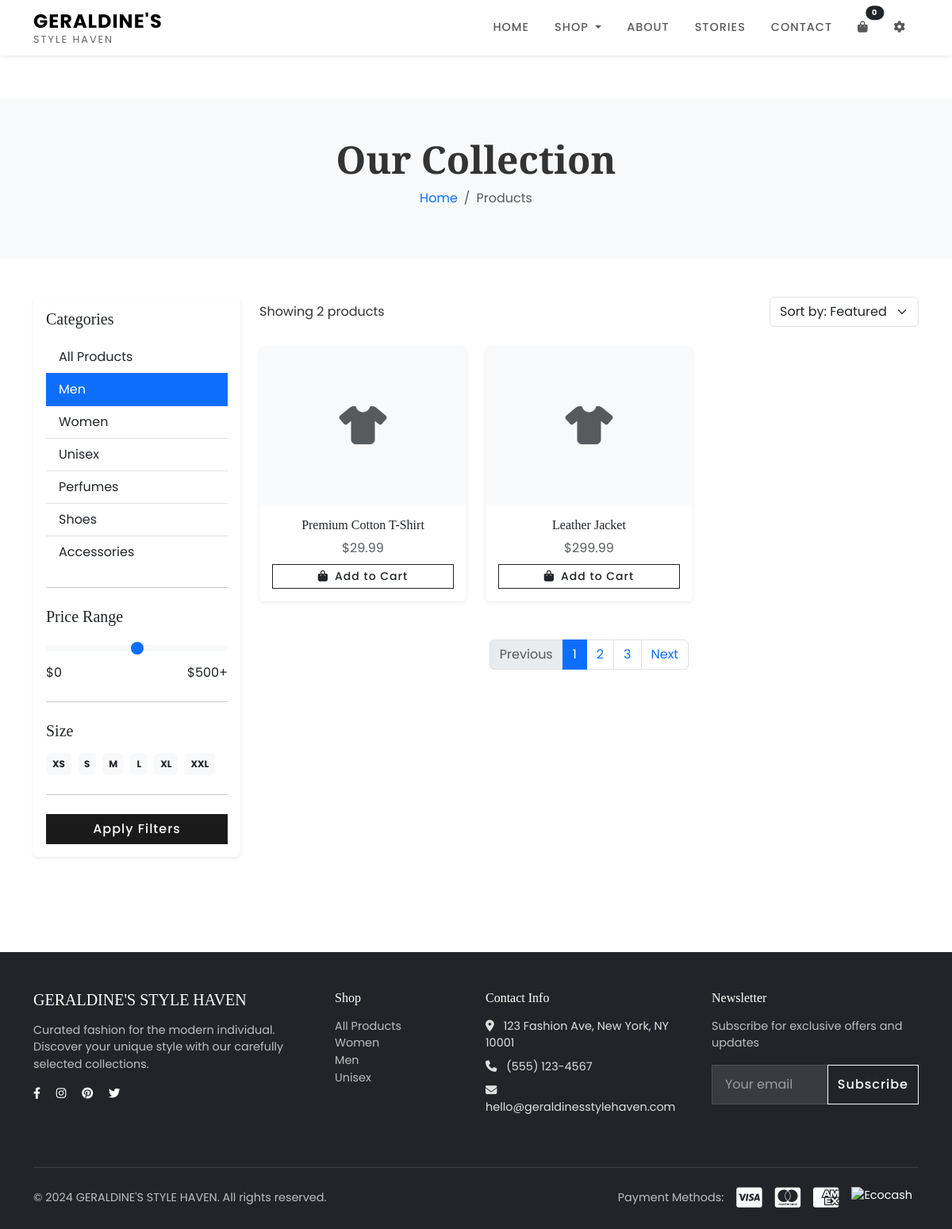
The app's page /products?category=Men with its own data.
### app.py (models this page shows, shortened)
class Product(db.Model):
    id = db.Column(db.Integer, primary_key=True)
    name = db.Column(db.String(100), nullable=False)
    price = db.Column(db.Float, nullable=False)
    description = db.Column(db.Text, nullable=False)
    category = db.Column(db.String(50), nullable=False)
    image = db.Column(db.String(200))
    sizes = db.Column(db.String(200))
    colors = db.Column(db.String(200))
    quantity = db.Column(db.Integer, default=0)
    in_stock = db.Column(db.Boolean, default=True)
    created_at = db.Column(db.DateTime, default=datetime.utcnow)

### app.py (the view)
@app.route('/products')
def products():
    category = request.args.get('category', 'all')
    if category and category != 'all':
        products = Product.query.filter_by(category=category).all()
    else:
        products = Product.query.all()
    categories = db.session.query(Product.category).distinct().all()
    categories = [c[0] for c in categories]
    return render_template('products.html', products=products, categories=categories, current_category=category)

### templates/products.html (shortened to what this page needs)
{% extends "base.html" %}
{% block content %}
<section class="bg-light py-5 mt-5">
    <div class="container">
        <div class="row">
            <div class="col-12 text-center">
                <h1 class="display-5 fw-bold">Our Collection</h1>
                <nav aria-label="breadcrumb">
                    <ol class="breadcrumb justify-content-center">
                        <li class="breadcrumb-item"><a href="{{ url_for('index') }}" class="text-decoration-none">Home</a></li>
                        <li class="breadcrumb-item active" aria-current="page">Products</li>
                    </ol>
                </nav>
            </div>
        </div>
    </div>
</section>
<section class="py-5">
    <div class="container">
        <div class="row">
            <div class="col-lg-3 mb-4">
                <div class="card border-0 shadow-sm">
                    <div class="card-body">
                        <h5 class="card-title mb-3">Categories</h5>
                        <div class="list-group list-group-flush">
                            <a href="{{ url_for('products') }}" class="list-group-item list-group-item-action {% if current_category == 'all' %}active{% endif %}">
                                All Products
                            </a>
                            {% for category in categories %}
                            <a href="{{ url_for('products') }}?category={{ category }}"
                               class="list-group-item list-group-item-action {% if current_category == category %}active{% endif %}">
                                {{ category }}
                            </a>
                            {% endfor %}
                        </div>
                        <hr class="my-4">
                        <h5 class="card-title mb-3">Price Range</h5>
                        <div class="mb-3">
                            <input type="range" class="form-range" min="0" max="500" step="10" id="priceRange">
                            <div class="d-flex justify-content-between">
                                <span>$0</span>
                                <span>$500+</span>
                            </div>
                        </div>
                        <hr class="my-4">
                        <h5 class="card-title mb-3">Size</h5>
                        <div class="d-flex flex-wrap gap-2">
                            <span class="badge bg-light text-dark p-2">XS</span>
                            <span class="badge bg-light text-dark p-2">S</span>
                            <span class="badge bg-light text-dark p-2">M</span>
                            <span class="badge bg-light text-dark p-2">L</span>
                            <span class="badge bg-light text-dark p-2">XL</span>
                            <span class="badge bg-light text-dark p-2">XXL</span>
                        </div>
                        <hr class="my-4">
                        <button class="btn btn-dark w-100">Apply Filters</button>
                    </div>
                </div>
            </div>
            <div class="col-lg-9">
                <div class="d-flex justify-content-between align-items-center mb-4">
                    <p class="mb-0">Showing {{ products|length }} products</p>
                    <select class="form-select w-auto">
                        <option>Sort by: Featured</option>
                    </select>
                </div>
                <div class="row g-4">
                    {% for product in products %}
                    <div class="col-md-6 col-lg-4">
                        <div class="product-card card h-100 border-0 shadow-sm {% if not product.in_stock %}opacity-75{% endif %}">
                            <div class="position-relative overflow-hidden">
                            </div>
                            <div class="card-body text-center">
                                <h6 class="card-title mb-2">{{ product.name }}</h6>
                                <p class="text-muted mb-2">${{ "%.2f"|format(product.price) }}</p>
                                {% if product.in_stock %}
                                <button class="btn btn-outline-dark btn-sm w-100" onclick="addToCart({{ product.id }})">
                                    <i class="fas fa-shopping-bag me-2"></i>Add to Cart
                                </button>
                                {% else %}
                                <button class="btn btn-secondary btn-sm w-100" disabled>
                                    <i class="fas fa-times-circle me-2"></i>Out of Stock
                                </button>
                                {% endif %}
                            </div>
                        </div>
                    </div>
                    {% endfor %}
                </div>
                <nav class="mt-5">
                    <ul class="pagination justify-content-center">
                        <li class="page-item disabled">
                            <a class="page-link" href="#" tabindex="-1">Previous</a>
                        </li>
                        <li class="page-item active"><a class="page-link" href="#">1</a></li>
                        <li class="page-item"><a class="page-link" href="#">2</a></li>
                        <li class="page-item"><a class="page-link" href="#">3</a></li>
                        <li class="page-item">
                            <a class="page-link" href="#">Next</a>
                        </li>
                    </ul>
                </nav>
            </div>
        </div>
    </div>
</section>
{% endblock %}

### static/css/style.css (style rules this page uses)
:root { --primary-color: #1a1a1a; --secondary-color: #f8f9fa; --accent-color: #c7a17a; --text-color: #333; --light-text: #666; }
body { font-family: 'Poppins', sans-serif; color: var(--text-color); padding-top: 76px; }
h1, h2, h3, h4, h5, h6 { font-family: 'Playfair Display', serif; }
.product-card { transition: all 0.3s ease; overflow: hidden; }
.product-card .position-relative { overflow: hidden; }
.btn { border-radius: 0; font-weight: 500; letter-spacing: 1px; transition: all 0.3s ease; }
.btn-dark { background-color: var(--primary-color); }

### records on screen
Product: name "Premium Cotton T-Shirt", price "29.99"
Product: name "Leather Jacket", price "299.99"

### other values on screen
{{ category }} "Men" "Women" "Unisex" "Perfumes" "Shoes" "Accessories"
{{ products|length }} "2"
